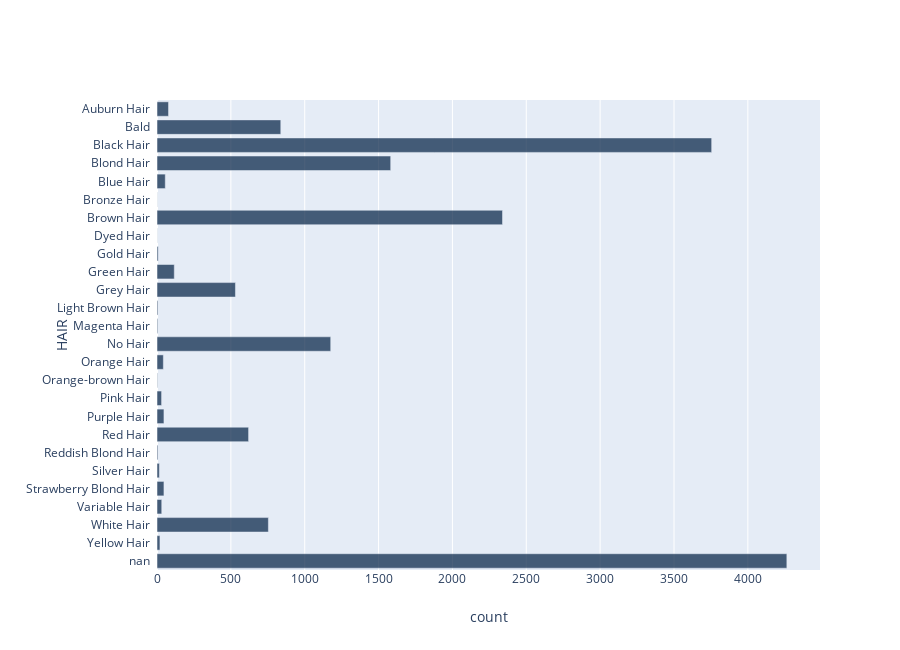

Notebook cell for this chart:
### Code cell
# creating a chart of counts
marvel.group("HAIR").barh("HAIR", "count")

### Figure 1 — Plotly figure (JSON) as saved in the notebook; plotly's stock layout.template omitted (floating-point values rounded to 4 significant figures)
{"data": [{"customdata": ["nan", "Yellow Hair", "White Hair", "Variable Hair", "Strawberry Blond Hair", "Silver Hair", "Reddish Blond Hair", "Red Hair", "Purple Hair", "Pink Hair", "Orange-brown Hair", "Orange Hair", "No Hair", "Magenta Hair", "Light Brown Hair", "Grey Hair", "Green Hair", "Gold Hair", "Dyed Hair", "Brown Hair", "Bronze Hair", "Blue Hair", "Blond Hair", "Black Hair", "Bald", "Auburn Hair"], "hovertemplate": "(%{x}, %{customdata})", "marker": {"color": "rgb(0,30,66)"}, "name": "count", "opacity": 0.7, "orientation": "h", "type": "bar", "x": [4264, 20, 754, 32, 47, 16, 6, 620, 47, 31, 3, 43, 1176, 5, 6, 531, 117, 8, 1, 2339, 1, 56, 1582, 3755, 838, 78], "y": ["nan  ", "Yellow Hair  ", "White Hair  ", "Variable Hair  ", "Strawberry Blond Hair  ", "Silver Hair  ", "Reddish Blond Hair  ", "Red Hair  ", "Purple Hair  ", "Pink Hair  ", "Orange-brown Hair  ", "Orange Hair  ", "No Hair  ", "Magenta Hair  ", "Light Brown Hair  ", "Grey Hair  ", "Green Hair  ", "Gold Hair  ", "Dyed Hair  ", "Brown Hair  ", "Bronze Hair  ", "Blue Hair  ", "Blond Hair  ", "Black Hair  ", "Bald  ", "Auburn Hair  "]}], "layout": {"height": 650, "xaxis": {"title": {"text": "count"}}, "yaxis": {"dtick": 1, "showticklabels": true, "title": {"text": "HAIR"}, "type": "category"}}}
